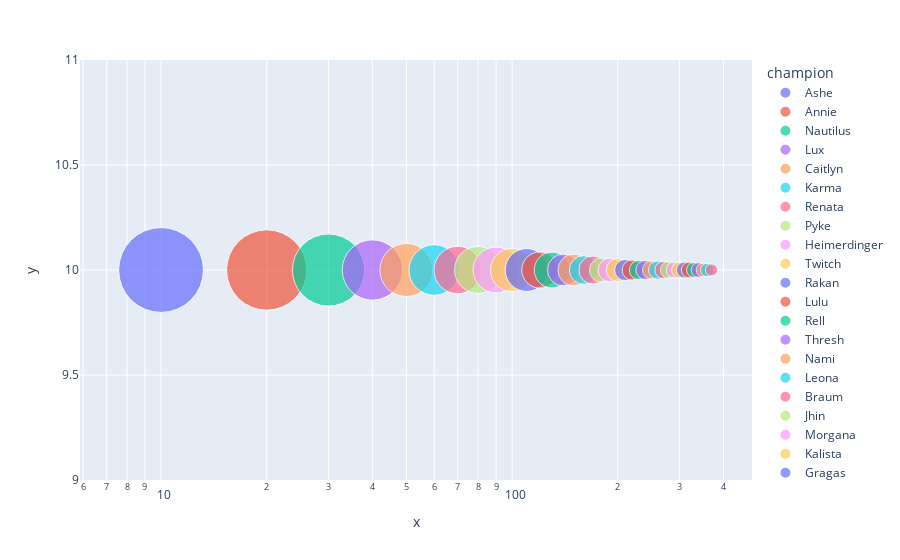

Notebook cell for this chart:
### Code cell
championsDeaths = profiling_df["champion"].value_counts().index.tolist()
test3 = []
index = 0
aux = 10
for ex in profiling_df["champion"].value_counts():
    #print(ex)
    testrow= {}
    testrow["champion"] = championsDeaths[index]
    testrow["deaths"] = ex
    testrow["x"] = aux
    testrow["y"] = 10
    test3.append(testrow)
    #print(championsDeaths[index])
    index += 1
    aux += 10
test3 = pd.DataFrame(test3)

fig = px.scatter(test3, x="x", y="y",
	         size="deaths", color="champion",
                 hover_name="champion", log_x=True, size_max=60)
fig.show()

### Figure 1 — Plotly figure (JSON) as saved in the notebook; plotly's stock layout.template omitted (floating-point values rounded to 4 significant figures)
{"data": [{"hovertemplate": "<b>%{hovertext}</b><br><br>champion=Ashe<br>x=%{x}<br>y=%{y}<br>deaths=%{marker.size}<extra></extra>", "hovertext": ["Ashe"], "legendgroup": "Ashe", "marker": {"color": "#636efa", "size": [192], "sizemode": "area", "sizeref": 0.05333, "symbol": "circle"}, "mode": "markers", "name": "Ashe", "orientation": "v", "showlegend": true, "type": "scatter", "x": [10], "xaxis": "x", "y": [10], "yaxis": "y"}, {"hovertemplate": "<b>%{hovertext}</b><br><br>champion=Annie<br>x=%{x}<br>y=%{y}<br>deaths=%{marker.size}<extra></extra>", "hovertext": ["Annie"], "legendgroup": "Annie", "marker": {"color": "#EF553B", "size": [172], "sizemode": "area", "sizeref": 0.05333, "symbol": "circle"}, "mode": "markers", "name": "Annie", "orientation": "v", "showlegend": true, "type": "scatter", "x": [20], "xaxis": "x", "y": [10], "yaxis": "y"}, {"hovertemplate": "<b>%{hovertext}</b><br><br>champion=Nautilus<br>x=%{x}<br>y=%{y}<br>deaths=%{marker.size}<extra></extra>", "hovertext": ["Nautilus"], "legendgroup": "Nautilus", "marker": {"color": "#00cc96", "size": [139], "sizemode": "area", "sizeref": 0.05333, "symbol": "circle"}, "mode": "markers", "name": "Nautilus", "orientation": "v", "showlegend": true, "type": "scatter", "x": [30], "xaxis": "x", "y": [10], "yaxis": "y"}, {"hovertemplate": "<b>%{hovertext}</b><br><br>champion=Lux<br>x=%{x}<br>y=%{y}<br>deaths=%{marker.size}<extra></extra>", "hovertext": ["Lux"], "legendgroup": "Lux", "marker": {"color": "#ab63fa", "size": [97], "sizemode": "area", "sizeref": 0.05333, "symbol": "circle"}, "mode": "markers", "name": "Lux", "orientation": "v", "showlegend": true, "type": "scatter", "x": [40], "xaxis": "x", "y": [10], "yaxis": "y"}, {"hovertemplate": "<b>%{hovertext}</b><br><br>champion=Caitlyn<br>x=%{x}<br>y=%{y}<br>deaths=%{marker.size}<extra></extra>", "hovertext": ["Caitlyn"], "legendgroup": "Caitlyn", "marker": {"color": "#FFA15A", "size": [75], "sizemode": "area", "sizeref": 0.05333, "symbol": "circle"}, "mode": "markers", "name": "Caitlyn", "orientation": "v", "showlegend": true, "type": "scatter", "x": [50], "xaxis": "x", "y": [10], "yaxis": "y"}, {"hovertemplate": "<b>%{hovertext}</b><br><br>champion=Karma<br>x=%{x}<br>y=%{y}<br>deaths=%{marker.size}<extra></extra>", "hovertext": ["Karma"], "legendgroup": "Karma", "marker": {"color": "#19d3f3", "size": [68], "sizemode": "area", "sizeref": 0.05333, "symbol": "circle"}, "mode": "markers", "name": "Karma", "orientation": "v", "showlegend": true, "type": "scatter", "x": [60], "xaxis": "x", "y": [10], "yaxis": "y"}, {"hovertemplate": "<b>%{hovertext}</b><br><br>champion=Renata<br>x=%{x}<br>y=%{y}<br>deaths=%{marker.size}<extra></extra>", "hovertext": ["Renata"], "legendgroup": "Renata", "marker": {"color": "#FF6692", "size": [60], "sizemode": "area", "sizeref": 0.05333, "symbol": "circle"}, "mode": "markers", "name": "Renata", "orientation": "v", "showlegend": true, "type": "scatter", "x": [70], "xaxis": "x", "y": [10], "yaxis": "y"}, {"hovertemplate": "<b>%{hovertext}</b><br><br>champion=Pyke<br>x=%{x}<br>y=%{y}<br>deaths=%{marker.size}<extra></extra>", "hovertext": ["Pyke"], "legendgroup": "Pyke", "marker": {"color": "#B6E880", "size": [59], "sizemode": "area", "sizeref": 0.05333, "symbol": "circle"}, "mode": "markers", "name": "Pyke", "orientation": "v", "showlegend": true, "type": "scatter", "x": [80], "xaxis": "x", "y": [10], "yaxis": "y"}, {"hovertemplate": "<b>%{hovertext}</b><br><br>champion=Heimerdinger<br>x=%{x}<br>y=%{y}<br>deaths=%{marker.size}<extra></extra>", "hovertext": ["Heimerdinger"], "legendgroup": "Heimerdinger", "marker": {"color": "#FF97FF", "size": [56], "sizemode": "area", "sizeref": 0.05333, "symbol": "circle"}, "mode": "markers", "name": "Heimerdinger", "orientation": "v", "showlegend": true, "type": "scatter", "x": [90], "xaxis": "x", "y": [10], "yaxis": "y"}, {"hovertemplate": "<b>%{hovertext}</b><br><br>champion=Twitch<br>x=%{x}<br>y=%{y}<br>deaths=%{marker.size}<extra></extra>", "hovertext": ["Twitch"], "legendgroup": "Twitch", "marker": {"color": "#FECB52", "size": [50], "sizemode": "area", "sizeref": 0.05333, "symbol": "circle"}, "mode": "markers", "name": "Twitch", "orientation": "v", "showlegend": true, "type": "scatter", "x": [100], "xaxis": "x", "y": [10], "yaxis": "y"}, {"hovertemplate": "<b>%{hovertext}</b><br><br>champion=Rakan<br>x=%{x}<br>y=%{y}<br>deaths=%{marker.size}<extra></extra>", "hovertext": ["Rakan"], "legendgroup": "Rakan", "marker": {"color": "#636efa", "size": [49], "sizemode": "area", "sizeref": 0.05333, "symbol": "circle"}, "mode": "markers", "name": "Rakan", "orientation": "v", "showlegend": true, "type": "scatter", "x": [110], "xaxis": "x", "y": [10], "yaxis": "y"}, {"hovertemplate": "<b>%{hovertext}</b><br><br>champion=Lulu<br>x=%{x}<br>y=%{y}<br>deaths=%{marker.size}<extra></extra>", "hovertext": ["Lulu"], "legendgroup": "Lulu", "marker": {"color": "#EF553B", "size": [35], "sizemode": "area", "sizeref": 0.05333, "symbol": "circle"}, "mode": "markers", "name": "Lulu", "orientation": "v", "showlegend": true, "type": "scatter", "x": [120], "xaxis": "x", "y": [10], "yaxis": "y"}, {"hovertemplate": "<b>%{hovertext}</b><br><br>champion=Rell<br>x=%{x}<br>y=%{y}<br>deaths=%{marker.size}<extra></extra>", "hovertext": ["Rell"], "legendgroup": "Rell", "marker": {"color": "#00cc96", "size": [34], "sizemode": "area", "sizeref": 0.05333, "symbol": "circle"}, "mode": "markers", "name": "Rell", "orientation": "v", "showlegend": true, "type": "scatter", "x": [130], "xaxis": "x", "y": [10], "yaxis": "y"}, {"hovertemplate": "<b>%{hovertext}</b><br><br>champion=Thresh<br>x=%{x}<br>y=%{y}<br>deaths=%{marker.size}<extra></extra>", "hovertext": ["Thresh"], "legendgroup": "Thresh", "marker": {"color": "#ab63fa", "size": [27], "sizemode": "area", "sizeref": 0.05333, "symbol": "circle"}, "mode": "markers", "name": "Thresh", "orientation": "v", "showlegend": true, "type": "scatter", "x": [140], "xaxis": "x", "y": [10], "yaxis": "y"}, {"hovertemplate": "<b>%{hovertext}</b><br><br>champion=Nami<br>x=%{x}<br>y=%{y}<br>deaths=%{marker.size}<extra></extra>", "hovertext": ["Nami"], "legendgroup": "Nami", "marker": {"color": "#FFA15A", "size": [27], "sizemode": "area", "sizeref": 0.05333, "symbol": "circle"}, "mode": "markers", "name": "Nami", "orientation": "v", "showlegend": true, "type": "scatter", "x": [150], "xaxis": "x", "y": [10], "yaxis": "y"}, {"hovertemplate": "<b>%{hovertext}</b><br><br>champion=Leona<br>x=%{x}<br>y=%{y}<br>deaths=%{marker.size}<extra></extra>", "hovertext": ["Leona"], "legendgroup": "Leona", "marker": {"color": "#19d3f3", "size": [22], "sizemode": "area", "sizeref": 0.05333, "symbol": "circle"}, "mode": "markers", "name": "Leona", "orientation": "v", "showlegend": true, "type": "scatter", "x": [160], "xaxis": "x", "y": [10], "yaxis": "y"}, {"hovertemplate": "<b>%{hovertext}</b><br><br>champion=Braum<br>x=%{x}<br>y=%{y}<br>deaths=%{marker.size}<extra></extra>", "hovertext": ["Braum"], "legendgroup": "Braum", "marker": {"color": "#FF6692", "size": [21], "sizemode": "area", "sizeref": 0.05333, "symbol": "circle"}, "mode": "markers", "name": "Braum", "orientation": "v", "showlegend": true, "type": "scatter", "x": [170], "xaxis": "x", "y": [10], "yaxis": "y"}, {"hovertemplate": "<b>%{hovertext}</b><br><br>champion=Jhin<br>x=%{x}<br>y=%{y}<br>deaths=%{marker.size}<extra></extra>", "hovertext": ["Jhin"], "legendgroup": "Jhin", "marker": {"color": "#B6E880", "size": [16], "sizemode": "area", "sizeref": 0.05333, "symbol": "circle"}, "mode": "markers", "name": "Jhin", "orientation": "v", "showlegend": true, "type": "scatter", "x": [180], "xaxis": "x", "y": [10], "yaxis": "y"}, {"hovertemplate": "<b>%{hovertext}</b><br><br>champion=Morgana<br>x=%{x}<br>y=%{y}<br>deaths=%{marker.size}<extra></extra>", "hovertext": ["Morgana"], "legendgroup": "Morgana", "marker": {"color": "#FF97FF", "size": [15], "sizemode": "area", "sizeref": 0.05333, "symbol": "circle"}, "mode": "markers", "name": "Morgana", "orientation": "v", "showlegend": true, "type": "scatter", "x": [190], "xaxis": "x", "y": [10], "yaxis": "y"}, {"hovertemplate": "<b>%{hovertext}</b><br><br>champion=Kalista<br>x=%{x}<br>y=%{y}<br>deaths=%{marker.size}<extra></extra>", "hovertext": ["Kalista"], "legendgroup": "Kalista", "marker": {"color": "#FECB52", "size": [14], "sizemode": "area", "sizeref": 0.05333, "symbol": "circle"}, "mode": "markers", "name": "Kalista", "orientation": "v", "showlegend": true, "type": "scatter", "x": [200], "xaxis": "x", "y": [10], "yaxis": "y"}, {"hovertemplate": "<b>%{hovertext}</b><br><br>champion=Gragas<br>x=%{x}<br>y=%{y}<br>deaths=%{marker.size}<extra></extra>", "hovertext": ["Gragas"], "legendgroup": "Gragas", "marker": {"color": "#636efa", "size": [12], "sizemode": "area", "sizeref": 0.05333, "symbol": "circle"}, "mode": "markers", "name": "Gragas", "orientation": "v", "showlegend": true, "type": "scatter", "x": [210], "xaxis": "x", "y": [10], "yaxis": "y"}, {"hovertemplate": "<b>%{hovertext}</b><br><br>champion=Varus<br>x=%{x}<br>y=%{y}<br>deaths=%{marker.size}<extra></extra>", "hovertext": ["Varus"], "legendgroup": "Varus", "marker": {"color": "#EF553B", "size": [11], "sizemode": "area", "sizeref": 0.05333, "symbol": "circle"}, "mode": "markers", "name": "Varus", "orientation": "v", "showlegend": true, "type": "scatter", "x": [220], "xaxis": "x", "y": [10], "yaxis": "y"}, {"hovertemplate": "<b>%{hovertext}</b><br><br>champion=Zac<br>x=%{x}<br>y=%{y}<br>deaths=%{marker.size}<extra></extra>", "hovertext": ["Zac"], "legendgroup": "Zac", "marker": {"color": "#00cc96", "size": [10], "sizemode": "area", "sizeref": 0.05333, "symbol": "circle"}, "mode": "markers", "name": "Zac", "orientation": "v", "showlegend": true, "type": "scatter", "x": [230], "xaxis": "x", "y": [10], "yaxis": "y"}, {"hovertemplate": "<b>%{hovertext}</b><br><br>champion=Teemo<br>x=%{x}<br>y=%{y}<br>deaths=%{marker.size}<extra></extra>", "hovertext": ["Teemo"], "legendgroup": "Teemo", "marker": {"color": "#ab63fa", "size": [10], "sizemode": "area", "sizeref": 0.05333, "symbol": "circle"}, "mode": "markers", "name": "Teemo", "orientation": "v", "showlegend": true, "type": "scatter", "x": [240], "xaxis": "x", "y": [10], "yaxis": "y"}, {"hovertemplate": "<b>%{hovertext}</b><br><br>champion=MissFortune<br>x=%{x}<br>y=%{y}<br>deaths=%{marker.size}<extra></extra>", "hovertext": ["MissFortune"], "legendgroup": "MissFortune", "marker": {"color": "#FFA15A", "size": [9], "sizemode": "area", "sizeref": 0.05333, "symbol": "circle"}, "mode": "markers", "name": "MissFortune", "orientation": "v", "showlegend": true, "type": "scatter", "x": [250], "xaxis": "x", "y": [10], "yaxis": "y"}, {"hovertemplate": "<b>%{hovertext}</b><br><br>champion=Bard<br>x=%{x}<br>y=%{y}<br>deaths=%{marker.size}<extra></extra>", "hovertext": ["Bard"], "legendgroup": "Bard", "marker": {"color": "#19d3f3", "size": [9], "sizemode": "area", "sizeref": 0.05333, "symbol": "circle"}, "mode": "markers", "name": "Bard", "orientation": "v", "showlegend": true, "type": "scatter", "x": [260], "xaxis": "x", "y": [10], "yaxis": "y"}, {"hovertemplate": "<b>%{hovertext}</b><br><br>champion=Alistar<br>x=%{x}<br>y=%{y}<br>deaths=%{marker.size}<extra></extra>", "hovertext": ["Alistar"], "legendgroup": "Alistar", "marker": {"color": "#FF6692", "size": [8], "sizemode": "area", "sizeref": 0.05333, "symbol": "circle"}, "mode": "markers", "name": "Alistar", "orientation": "v", "showlegend": true, "type": "scatter", "x": [270], "xaxis": "x", "y": [10], "yaxis": "y"}, {"hovertemplate": "<b>%{hovertext}</b><br><br>champion=Soraka<br>x=%{x}<br>y=%{y}<br>deaths=%{marker.size}<extra></extra>", "hovertext": ["Soraka"], "legendgroup": "Soraka", "marker": {"color": "#B6E880", "size": [8], "sizemode": "area", "sizeref": 0.05333, "symbol": "circle"}, "mode": "markers", "name": "Soraka", "orientation": "v", "showlegend": true, "type": "scatter", "x": [280], "xaxis": "x", "y": [10], "yaxis": "y"}, {"hovertemplate": "<b>%{hovertext}</b><br><br>champion=Vi<br>x=%{x}<br>y=%{y}<br>deaths=%{marker.size}<extra></extra>", "hovertext": ["Vi"], "legendgroup": "Vi", "marker": {"color": "#FF97FF", "size": [7], "sizemode": "area", "sizeref": 0.05333, "symbol": "circle"}, "mode": "markers", "name": "Vi", "orientation": "v", "showlegend": true, "type": "scatter", "x": [290], "xaxis": "x", "y": [10], "yaxis": "y"}, {"hovertemplate": "<b>%{hovertext}</b><br><br>champion=Sion<br>x=%{x}<br>y=%{y}<br>deaths=%{marker.size}<extra></extra>", "hovertext": ["Sion"], "legendgroup": "Sion", "marker": {"color": "#FECB52", "size": [7], "sizemode": "area", "sizeref": 0.05333, "symbol": "circle"}, "mode": "markers", "name": "Sion", "orientation": "v", "showlegend": true, "type": "scatter", "x": [300], "xaxis": "x", "y": [10], "yaxis": "y"}, {"hovertemplate": "<b>%{hovertext}</b><br><br>champion=Sett<br>x=%{x}<br>y=%{y}<br>deaths=%{marker.size}<extra></extra>", "hovertext": ["Sett"], "legendgroup": "Sett", "marker": {"color": "#636efa", "size": [7], "sizemode": "area", "sizeref": 0.05333, "symbol": "circle"}, "mode": "markers", "name": "Sett", "orientation": "v", "showlegend": true, "type": "scatter", "x": [310], "xaxis": "x", "y": [10], "yaxis": "y"}, {"hovertemplate": "<b>%{hovertext}</b><br><br>champion=Xayah<br>x=%{x}<br>y=%{y}<br>deaths=%{marker.size}<extra></extra>", "hovertext": ["Xayah"], "legendgroup": "Xayah", "marker": {"color": "#EF553B", "size": [7], "sizemode": "area", "sizeref": 0.05333, "symbol": "circle"}, "mode": "markers", "name": "Xayah", "orientation": "v", "showlegend": true, "type": "scatter", "x": [320], "xaxis": "x", "y": [10], "yaxis": "y"}, {"hovertemplate": "<b>%{hovertext}</b><br><br>champion=Seraphine<br>x=%{x}<br>y=%{y}<br>deaths=%{marker.size}<extra></extra>", "hovertext": ["Seraphine"], "legendgroup": "Seraphine", "marker": {"color": "#00cc96", "size": [6], "sizemode": "area", "sizeref": 0.05333, "symbol": "circle"}, "mode": "markers", "name": "Seraphine", "orientation": "v", "showlegend": true, "type": "scatter", "x": [330], "xaxis": "x", "y": [10], "yaxis": "y"}, {"hovertemplate": "<b>%{hovertext}</b><br><br>champion=Yuumi<br>x=%{x}<br>y=%{y}<br>deaths=%{marker.size}<extra></extra>", "hovertext": ["Yuumi"], "legendgroup": "Yuumi", "marker": {"color": "#ab63fa", "size": [6], "sizemode": "area", "sizeref": 0.05333, "symbol": "circle"}, "mode": "markers", "name": "Yuumi", "orientation": "v", "showlegend": true, "type": "scatter", "x": [340], "xaxis": "x", "y": [10], "yaxis": "y"}, {"hovertemplate": "<b>%{hovertext}</b><br><br>champion=Blitzcrank<br>x=%{x}<br>y=%{y}<br>deaths=%{marker.size}<extra></extra>", "hovertext": ["Blitzcrank"], "legendgroup": "Blitzcrank", "marker": {"color": "#FFA15A", "size": [5], "sizemode": "area", "sizeref": 0.05333, "symbol": "circle"}, "mode": "markers", "name": "Blitzcrank", "orientation": "v", "showlegend": true, "type": "scatter", "x": [350], "xaxis": "x", "y": [10], "yaxis": "y"}, {"hovertemplate": "<b>%{hovertext}</b><br><br>champion=Janna<br>x=%{x}<br>y=%{y}<br>deaths=%{marker.size}<extra></extra>", "hovertext": ["Janna"], "legendgroup": "Janna", "marker": {"color": "#19d3f3", "size": [5], "sizemode": "area", "sizeref": 0.05333, "symbol": "circle"}, "mode": "markers", "name": "Janna", "orientation": "v", "showlegend": true, "type": "scatter", "x": [360], "xaxis": "x", "y": [10], "yaxis": "y"}, {"hovertemplate": "<b>%{hovertext}</b><br><br>champion=Senna<br>x=%{x}<br>y=%{y}<br>deaths=%{marker.size}<extra></extra>", "hovertext": ["Senna"], "legendgroup": "Senna", "marker": {"color": "#FF6692", "size": [4], "sizemode": "area", "sizeref": 0.05333, "symbol": "circle"}, "mode": "markers", "name": "Senna", "orientation": "v", "showlegend": true, "type": "scatter", "x": [370], "xaxis": "x", "y": [10], "yaxis": "y"}], "layout": {"legend": {"itemsizing": "constant", "title": {"text": "champion"}, "tracegroupgap": 0}, "margin": {"t": 60}, "xaxis": {"anchor": "y", "domain": [0, 1], "title": {"text": "x"}, "type": "log"}, "yaxis": {"anchor": "x", "domain": [0, 1], "title": {"text": "y"}}}}
